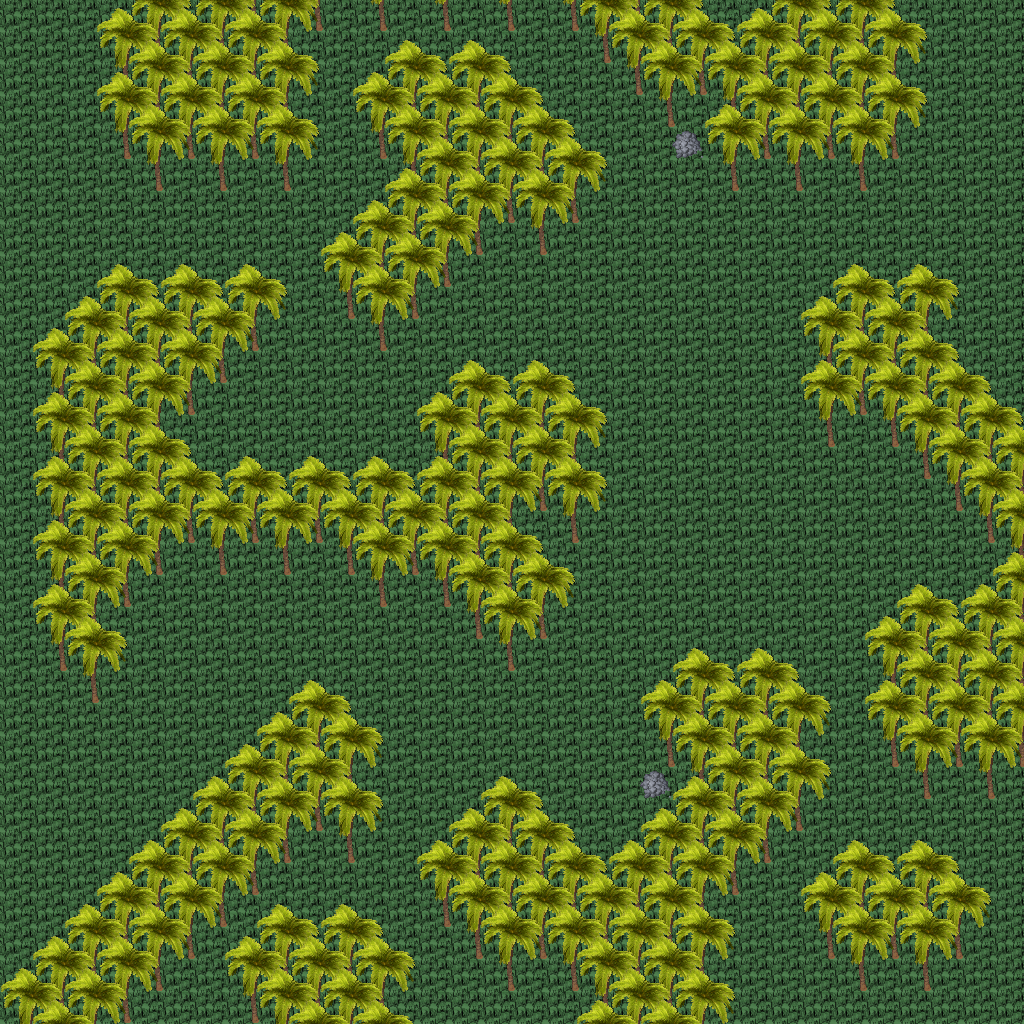

A level layout from a 2D game, rendered from its tile map. Below: a short description, then the map file with tile-grid data replaced by summaries:
An orthogonal 32x32 tile map with 32x32 px tiles, 5 tile layers (Ground, Objects, Objects2, Above, ...), 1 hidden layer not drawn, 24 tilesets.

<map version="1.10" tiledversion="1.11.0" orientation="orthogonal" renderorder="right-down" width="32" height="32" tilewidth="32" tileheight="32" infinite="0" nextlayerid="11" nextobjectid="1">
 <tileset firstgid="1" name="ground_ground" tilewidth="32" tileheight="32" tilecount="33" columns="3">
  <image source="../drawable/ground_ground.png" width="96" height="352" />
 </tileset>
 <tileset firstgid="34" name="ground_water_pool" tilewidth="32" tileheight="32" tilecount="72" columns="3">
  <image source="../drawable/ground_water_pool.png" width="96" height="768" />
 </tileset>
 <tileset firstgid="106" name="ground_water_pool_corners" tilewidth="32" tileheight="32" tilecount="72" columns="3">
  <image source="../drawable/ground_water_pool_corners.png" width="96" height="768" />
 </tileset>
 <tileset firstgid="178" name="ground_grass_edges" tilewidth="32" tileheight="32" tilecount="36" columns="12">
  <image source="../drawable/ground_grass_edges.png" width="384" height="96" />
 </tileset>
 <tileset firstgid="214" name="ground_grass_corners" tilewidth="32" tileheight="32" tilecount="24" columns="6">
  <image source="../drawable/ground_grass_corners.png" width="192" height="128" />
 </tileset>
 <tileset firstgid="238" name="plant_tree_palm_tree" tilewidth="32" tileheight="32" tilecount="6" columns="2">
  <image source="../drawable/plant_tree_palm_tree.png" width="64" height="96" />
 </tileset>
 <tileset firstgid="244" name="logic_creature_animal" tilewidth="32" tileheight="32" tilecount="32" columns="8">
  <image source="../drawable/logic_creature_animal.png" width="256" height="128" />
 </tileset>
 <tileset firstgid="276" name="logic_collision" tilewidth="32" tileheight="32" tilecount="1" columns="1">
  <image source="../drawable/logic_collision.png" width="32" height="32" />
 </tileset>
 <tileset firstgid="277" name="item_corpse_huge_animal" tilewidth="32" tileheight="32" tilecount="16" columns="2">
  <image source="../drawable/item_corpse_huge_animal.png" width="64" height="256" />
 </tileset>
 <tileset firstgid="293" name="object_tent" tilewidth="32" tileheight="32" tilecount="9" columns="3">
  <image source="../drawable/object_tent.png" width="96" height="96" />
 </tileset>
 <tileset firstgid="302" name="logic_creature_amazon" tilewidth="32" tileheight="32" tilecount="16" columns="8">
  <image source="../drawable/logic_creature_amazon.png" width="256" height="64" />
 </tileset>
 <tileset firstgid="318" name="furniture_light_iron_lamp" tilewidth="32" tileheight="32" tilecount="3" columns="1">
  <image source="../drawable/furniture_light_iron_lamp.png" width="32" height="96" />
 </tileset>
 <tileset firstgid="321" name="furniture_light_flames" tilewidth="32" tileheight="32" tilecount="6" columns="6">
  <image source="../drawable/furniture_light_flames.png" width="192" height="32" />
 </tileset>
 <tileset firstgid="327" name="ground_rock_large_boulder" tilewidth="32" tileheight="32" tilecount="9" columns="3">
  <image source="../drawable/ground_rock_large_boulder.png" width="96" height="96" />
 </tileset>
 <tileset firstgid="336" name="ground_rock_rocks_2" tilewidth="32" tileheight="32" tilecount="4" columns="2">
  <image source="../drawable/ground_rock_rocks_2.png" width="64" height="64" />
 </tileset>
 <tileset firstgid="340" name="logic_creature_elemental" tilewidth="32" tileheight="32" tilecount="16" columns="8">
  <image source="../drawable/logic_creature_elemental.png" width="256" height="64" />
 </tileset>
 <tileset firstgid="356" name="logic_item_fruits" tilewidth="32" tileheight="32" tilecount="16" columns="8">
  <image source="../drawable/logic_item_fruits.png" width="256" height="64" />
 </tileset>
 <tileset firstgid="372" name="plant_pineapple_plant" tilewidth="32" tileheight="32" tilecount="6" columns="2">
  <image source="../drawable/plant_pineapple_plant.png" width="64" height="96" />
 </tileset>
 <tileset firstgid="378" name="item_statue_flowered_arch" tilewidth="32" tileheight="32" tilecount="24" columns="6">
  <image source="../drawable/item_statue_flowered_arch.png" width="192" height="128" />
 </tileset>
 <tileset firstgid="402" name="ground_grass_2" tilewidth="32" tileheight="32" tilecount="21" columns="3">
  <image source="../drawable/ground_grass_2.png" width="96" height="224" />
 </tileset>
 <tileset firstgid="423" name="light_dim_yellow_light_7x5" tilewidth="32" tileheight="32" tilecount="35" columns="7">
  <image source="../drawable/light_dim_yellow_light_7x5.png" width="224" height="160" />
 </tileset>
 <tileset firstgid="458" name="light_yellow_light_5x5" tilewidth="32" tileheight="32" tilecount="25" columns="5">
  <image source="../drawable/light_yellow_light_5x5.png" width="160" height="160" />
 </tileset>
 <tileset firstgid="483" name="logic_creature_spider" tilewidth="32" tileheight="32" tilecount="3" columns="3">
  <image source="../drawable/logic_creature_spider.png" width="96" height="32" />
 </tileset>
 <tileset firstgid="486" name="logic_creature_reptile" tilewidth="32" tileheight="32" tilecount="7" columns="7">
  <image source="../drawable/logic_creature_reptile.png" width="224" height="32" />
 </tileset>
 <layer id="1" name="Ground" width="32" height="32">
  <data>[1024 cells, 1024 non-empty, 1 distinct tile ids]</data>
 </layer>
 <layer id="2" name="Objects" width="32" height="32">
  <data>[1024 cells, 393 non-empty, 3 distinct tile ids]</data>
 </layer>
 <layer id="3" name="Objects2" width="32" height="32">
  <data>[1024 cells, 272 non-empty, 2 distinct tile ids]</data>
 </layer>
 <layer id="4" name="Above" width="32" height="32">
  <data>[1024 cells, 422 non-empty, 4 distinct tile ids]</data>
 </layer>
 <layer id="5" name="Above2" width="32" height="32">
  <data>[1024 cells, 80 non-empty, 2 distinct tile ids]</data>
 </layer>
 <layer id="6" name="Walkable" width="32" height="32" visible="0">
  <data>[1024 cells, 394 non-empty, 1 distinct tile ids]</data>
 </layer>
 <objectgroup id="7" name="Mapevents" />
 <objectgroup id="8" name="Spawn" />
 <objectgroup id="9" name="Keys" />
 <objectgroup id="10" name="Replace" />
</map>
